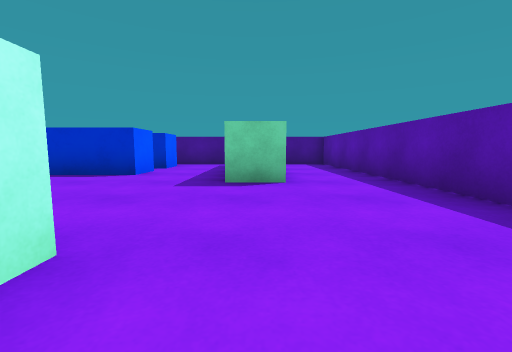
view 1 (above)

19 first-person views from a walk through a scene from a Unity 3-D project. The camera is 0.55 m above the floor, tilts 6° down and sees 90° across. The floor is counted in squares, 1 m on a side. Each view is taken from the middle of a square. On the plan, view 1 faces up. The plan holds only what a view shows up to about 9 squares ahead; the rest is blank. The player is left out.

view 2
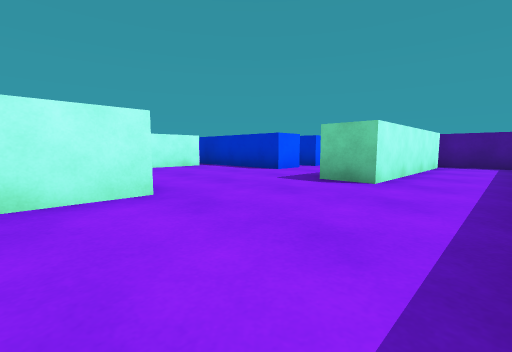

view 3
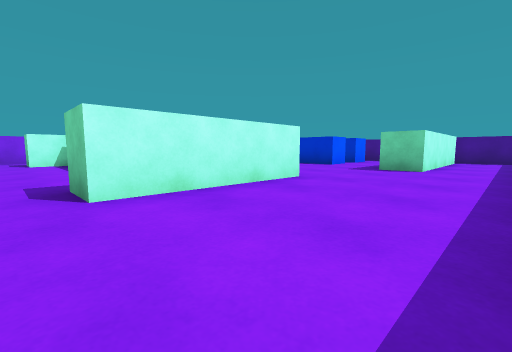

view 4
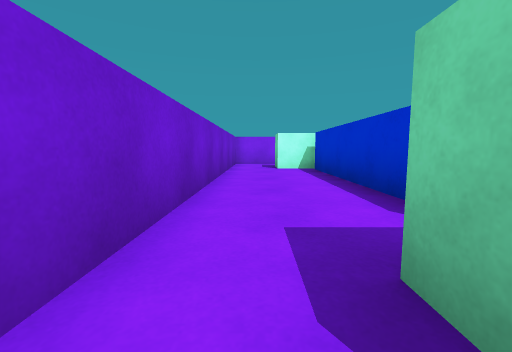

view 5
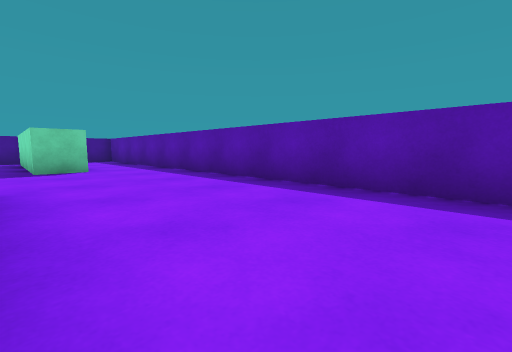

view 6
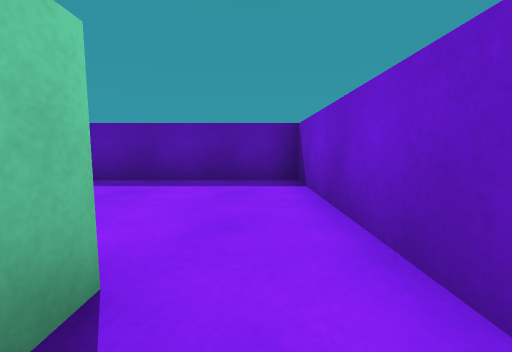

view 7
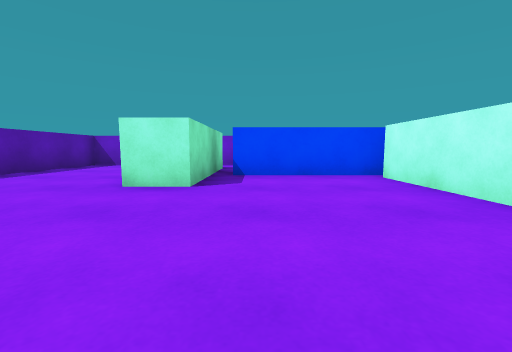

view 8
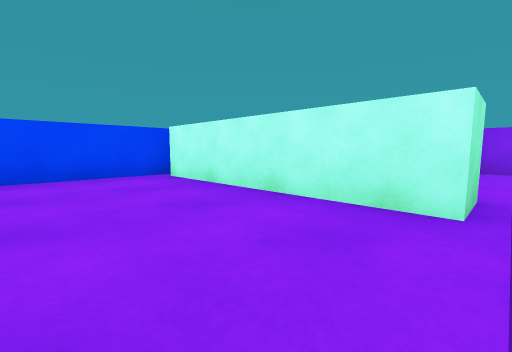

view 9
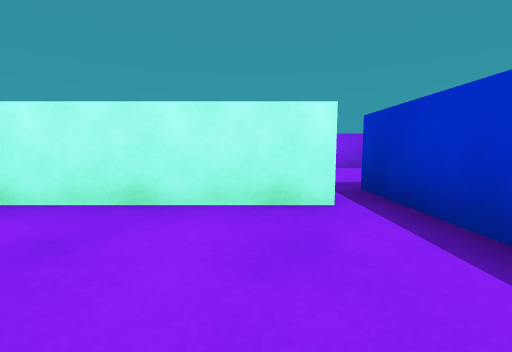

view 10
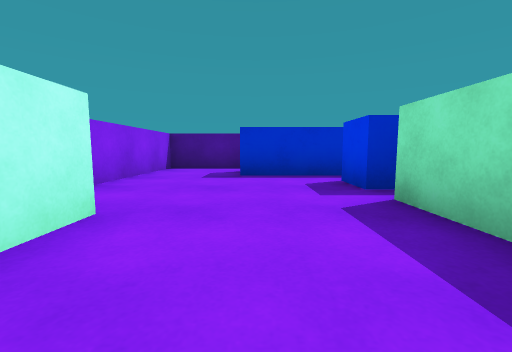

view 11
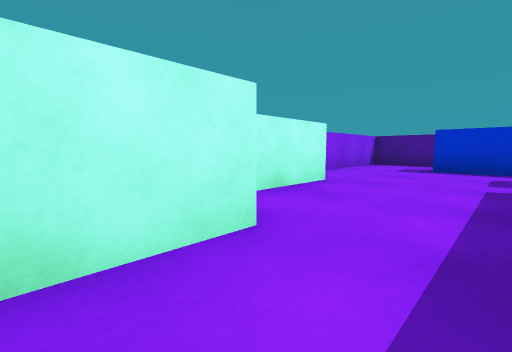

view 12
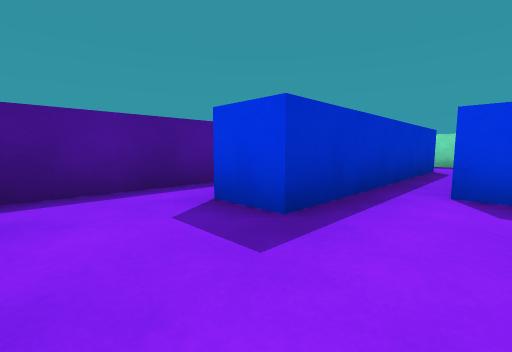

view 13
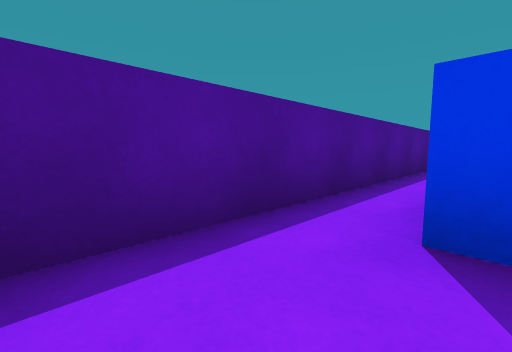

view 14
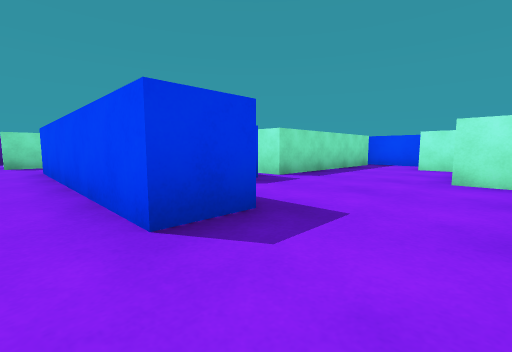

view 15
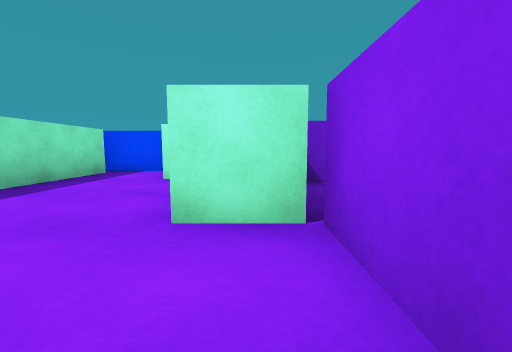

view 16
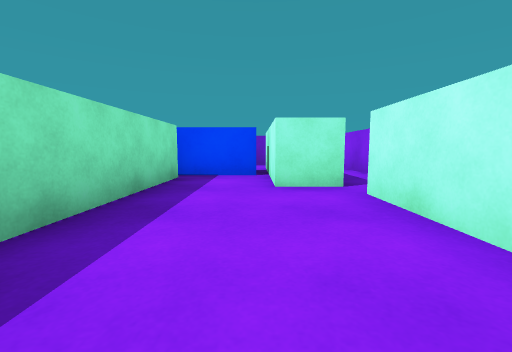

view 17
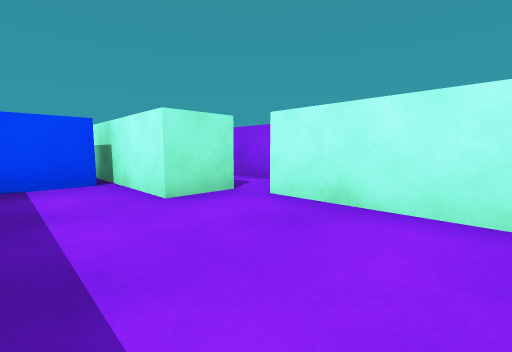

view 18
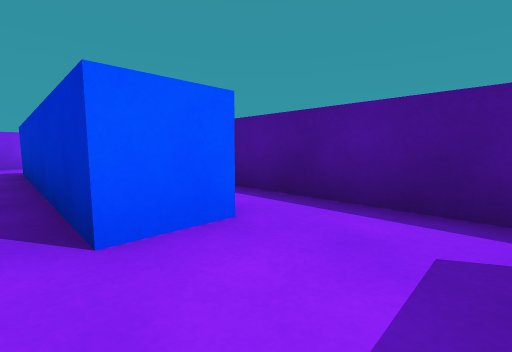

view 19
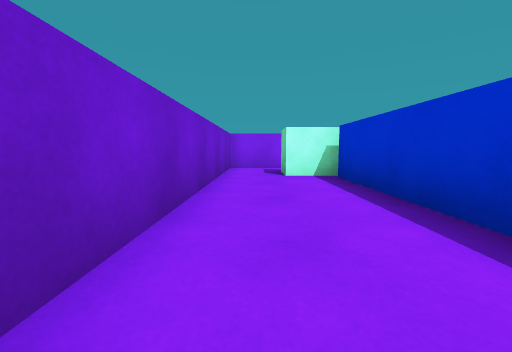

### Floor plan
Points are (right, up) in squares from view 1. A wall is a line through its corners. A room is listed if a view was taken in it or the views show most of it. See-through windows are left out.
Room 1 (views 1, 2, 3, 7, 8, 9)
walls: (-2.6, 5.5) (-6.5, 5.5); (-2, -0.9) (-2, 1.3) (-1, 1.3) (-1, -2.4); (-5.5, 4.8) (-5.5, 0); (-5.9, -0.4) (-2.5, -0.4); (0.5, 9) (0.5, 4.2) (-0.5, 4.2) (-0.5, 5.4); (-0.5, -3.7) (2.5, -3.7) (2.5, 9.1); (2, 9.5) (0, 9.5)
ways out: opening at (-1, -3) to room 2; opening at (-1.5, 6) to room 3; gap at (-6, 5) to room 3; gap at (0, 9) to room 4
Room 2 (views 4, 5, 6, 19)
walls: (-3.6, -1.4) (-8.1, -1.4); (-8.5, -3.7) (-0.5, -3.7); (-8.3, -0.9) (-8.3, -2.4); (-1, -2.4) (-2, -2.4) (-2, -0.9)
ways out: opening at (-1, -3) to room 1; opening at (-9, -3) to room 5
Room 3 (views 10, 11, 12, 15, 16, 17, 18)
walls: (-6.5, 5.5) (-6.5, 6.5); (-10.5, 7.5) (-10.5, 4.1); (-9.4, 1.3) (-8.3, 1.3) (-8.3, -0.9); (-2.6, 6.5) (-2.6, 5.5); (-2.6, 7.3) (-8.3, 7.3); (-6.5, 0) (-6.5, 4.8); (-11.2, 1.8) (-10.7, 1.8); (-8.1, -0.4) (-5.9, -0.4); (-0.5, 5.4) (-0.5, 7.6)
ways out: opening at (-1.5, 6) to room 1; gap at (-6, 5) to room 1; opening at (-9.5, 8) to room 4; opening at (-1.5, 8) to room 4; opening at (-10, 1) to room 5
objects: block (-10, 2) to (-10, 4)
Room 4 (views 13, 14)
walls: (-8.3, 7.3) (-8.3, 8.3) (-2.6, 8.3) (-2.6, 7.3); (-0.5, 7.6) (-0.5, 9); (0, 9.5) (-10.5, 9.5) (-10.5, 7.5)
ways out: gap at (0, 9) to room 1; opening at (-9.5, 8) to room 3; opening at (-1.5, 8) to room 3
Room 5 (no view inside)
walls: (-10.5, 0.9) (-10.5, -3.7) (-8.5, -3.7); (-8.3, -2.4) (-9.4, -2.4)
ways out: opening at (-9, -3) to room 2; opening at (-10, 1) to room 3

Positions as (right, up) in squares from view 1, and headings:
1: (0, 0), facing up
2: (2, 0), facing up-left
3: (2, -3), facing up-left
4: (-1, -3), facing left
5: (-1, -3), facing up-right
6: (-2, -3), facing right
7: (-3, 5), facing down
8: (-3, 5), facing down-left
9: (-3, 4), facing left
10: (-8, 2), facing up
11: (-7, 0), facing up-left
12: (-10, 6), facing up-right
13: (-10, 8), facing up-right
14: (-10, 9), facing down-right
15: (-10, 6), facing down
16: (-8, 5), facing down
17: (-7, 4), facing down-left
18: (-1, 7), facing up-left
19: (-3, -3), facing left
